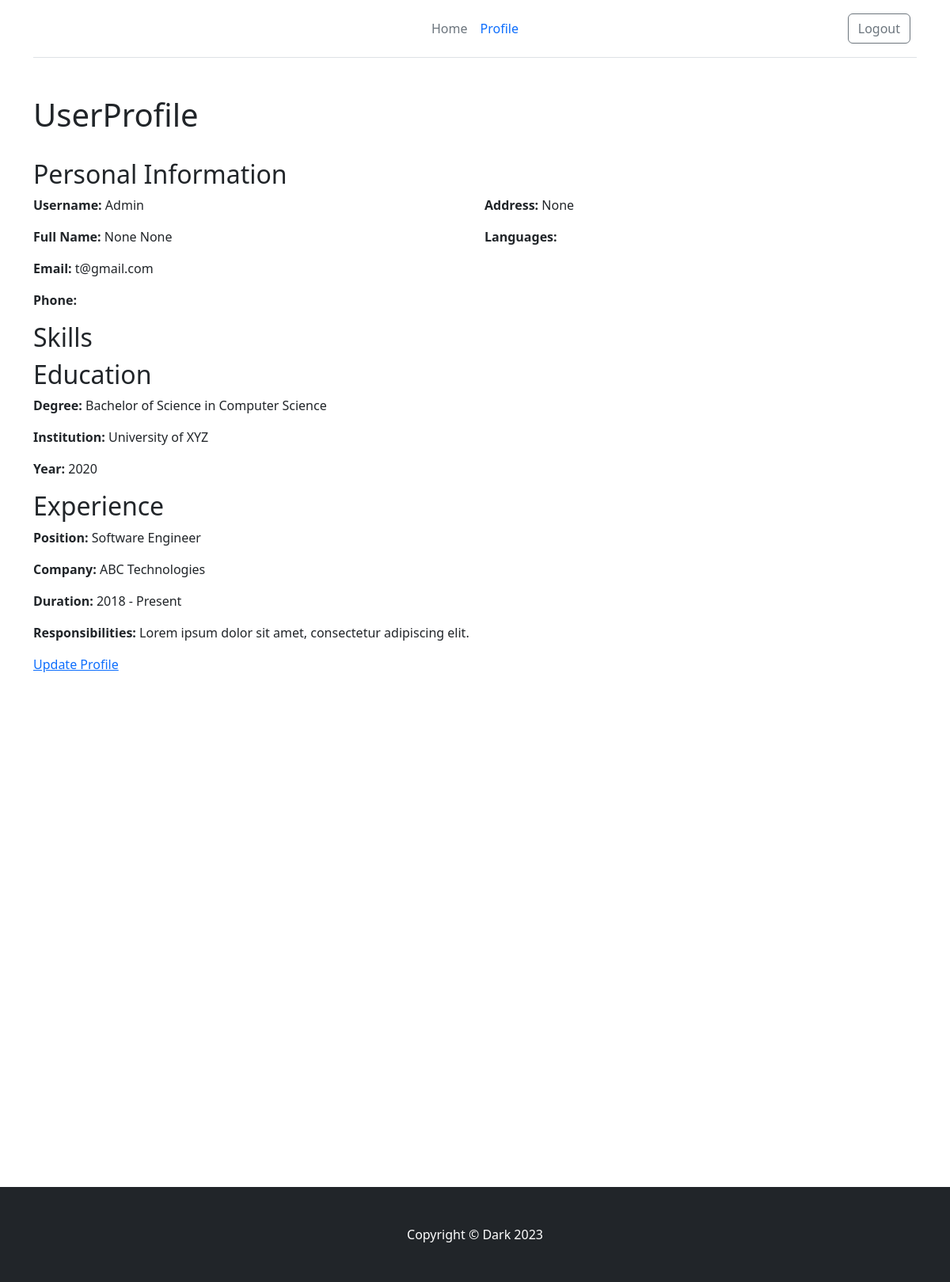
The app's page /profile/1/ (signed in) with its own data.
### base/models.py (models this page shows, shortened)
class CustomUser(AbstractUser):
    first_name = models.CharField(max_length=50, null=True)
    last_name = models.CharField(max_length=50, null=True)
    username = models.CharField(max_length=50, unique=True, blank=True, null=True)
    address = models.CharField(max_length=100, null=True)
    gender = enum.EnumField(Gender_choice, default=Gender_choice.Others)
    email = models.EmailField(unique=True)
    phone = models.CharField(unique=True, max_length=20)
    date_of_birth = models.DateField(default=None, null=True)
    profile_picture = models.ImageField(null=True, upload_to='static/', blank=True)
    skills = models.ManyToManyField(Skill)
    languages = models.ManyToManyField(Language)
    groups = models.ManyToManyField(
        Group,
        related_name='customuser_set',
        blank=True,
        help_text=('The groups this user belongs to. A user will get all permissions granted to each of their groups.'),
        related_query_name='customuser'
    )
    user_permissions = models.ManyToManyField(
        Permission,
        related_name='customuser_set',
        blank=True,
        help_text=('Specific permissions for this user.'),
        related_query_name='customuser'
    )

### base/views.py (the view)
# urls.py: path('profile/<int:user_id>/', views.User_profile, name='profile'),
def User_profile(request, user_id):
    users = CustomUser.objects.filter(pk=user_id).first()
    return render(request, 'user_profile.html', context={'users':users})

### templates/user_profile.html (shortened to what this page needs)
{% extends 'base.html'%}
    {%block content%}
    <div class="container">
      <br>
      <h1>UserProfile</h1>
        <br>
      <div class="cv-section">
          <h2>Personal Information</h2>
          <div class="row">
              <div class="col-md-6">
                  <p><strong>Username:</strong> {{ users.username|capfirst }}</p>
                  <p><strong>Full Name:</strong> {{ users.first_name|capfirst }} {{ users.last_name|capfirst }}</p>
                  <p><strong>Email:</strong> {{ users.email }}</p>
                  <p><strong>Phone:</strong> {{ users.phone }}</p>
              </div>
              <div class="col-md-6">
                  <p><strong>Address:</strong> {{ users.address|capfirst }}</p>
                  <p><strong>Languages:</strong>
                  </p>
              </div>
          </div>
      </div>
      <div class="cv-section">
        <h2>Skills</h2>
    </div>
      <div class="cv-section">
          <h2>Education</h2>
          <p><strong>Degree:</strong> Bachelor of Science in Computer Science</p>
          <p><strong>Institution:</strong> University of XYZ</p>
          <p><strong>Year:</strong> 2020</p>
      </div>
      <div class="cv-section">
          <h2>Experience</h2>
          <p><strong>Position:</strong> Software Engineer</p>
          <p><strong>Company:</strong> ABC Technologies</p>
          <p><strong>Duration:</strong> 2018 - Present</p>
          <p><strong>Responsibilities:</strong> Lorem ipsum dolor sit amet, consectetur adipiscing elit.</p>
      </div>
      <a href="{% url 'update_profile' users.id %}">Update Profile</a>
  </div>
{%endblock%}

### records on screen
CustomUser: username "Admin", first_name "None", last_name "None", email "t@gmail.com", address "None"
